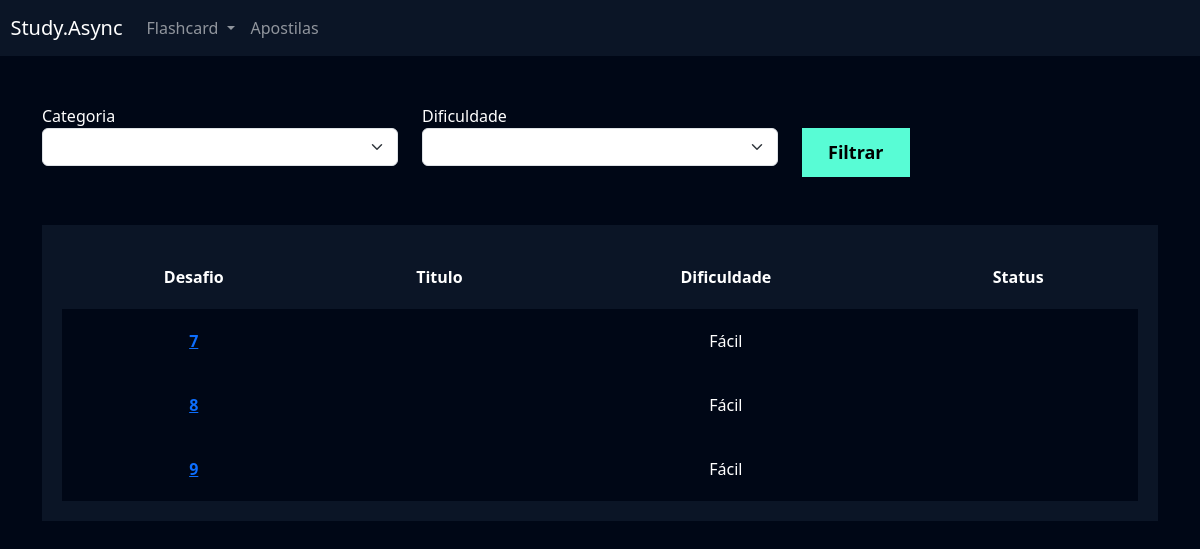
Before: /flashcard/listar_desafio/ (signed in) with the older database file.
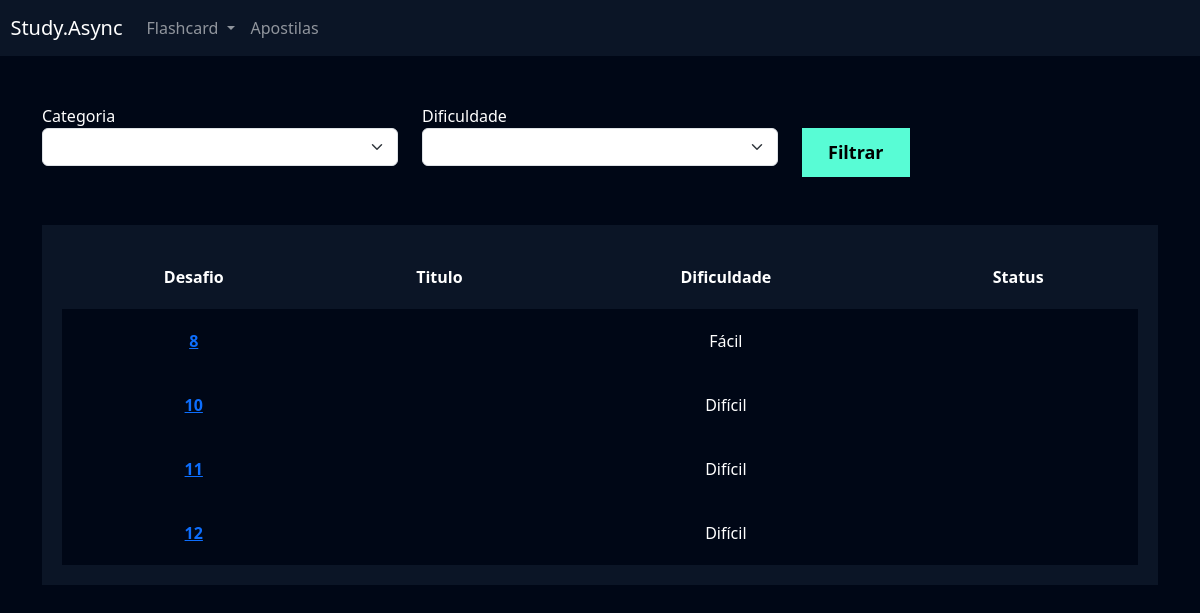
After: the same page with the newer database file.
### flashcard/models.py (models this page shows, shortened)
class Desafio(models.Model):
    user = models.ForeignKey(User, on_delete=models.DO_NOTHING)
    titulo = models.CharField(max_length=100)
    categoria = models.ManyToManyField(Categoria)
    quantidade_perguntas = models.IntegerField()
    dificuldade = models.CharField(
    max_length=1, choices=Flashcard.DIFICULDADE_CHOICES
    )
    flashcards = models.ManyToManyField(FlashcardDesafio)

### flashcard/views.py (the view)
# urls.py: path('listar_desafio/', views.listar_desafio, name="listar_desafio"),
def listar_desafio(request):
    desafios = Desafio.objects.filter(user=request.user)
    return render(request, 'listar_desafio.html', {'desafios': desafios})

### flashcard/templates/listar_desafio.html (shortened to what this page needs)
{% extends "base.html" %}
{% load static %}
{% block 'cabecalho' %}
    <link href="{% static 'usuarios/css/cadastro.css' %}" rel="stylesheet">
    <link href="{% static 'flashcard/css/novo_flashcard.css' %}" rel="stylesheet">
    <link href="{% static 'flashcard/css/iniciar_desafio.css' %}" rel="stylesheet">
    <link href="{% static 'flashcard/css/desafio.css' %}" rel="stylesheet">
    <link href='https://unpkg.com/boxicons@2.1.4/css/boxicons.min.css' rel='stylesheet'>
{% endblock 'cabecalho' %}
{% block 'conteudo' %}
    {% include "partials/header.html" %}
    <div class="container">
        <br>
        <br>
        <div class="row">
            <div class="col-md ">
                <form action="}" method="GET">
                <label for="">Categoria</label>
                <select name="categoria" class="form-select">
                </select>
            </div>
            <div class="col-md ">
                <label for="">Dificuldade</label>
                <select name="dificuldade" class="form-select">
                </select>
            </div>
            <div class="col-md">
                <br>
                <input type="submit" value="Filtrar" class="btn-cadastro">
            </div>
        </div>
        <br>
        <br>
        <div class="box-listar">
            <table>
                <thead>
                    <tr>
                        <th scope="col">Desafio</th>
                        <th scope="col">Titulo</th>
                        <th scope="col">Dificuldade</th>
                        <th scope="col">Status</th>
                    </tr>
                </thead>
                <tbody>
                    {% for desafio in desafios %}
                        <tr class="linha">
                            <th><a href="{% url 'desafio' desafio.id %}">{{desafio.id}}</a></th>
                            <td>{{desafio.titulo}}</td>
                            <td>{{desafio.get_dificuldade_display}}</td>
                            <td>{{desafio.status}}</td>
                        </tr>
                    {% endfor %}
                </tbody>
            </table>
        </div>
    </div>
{% endblock 'conteudo' %}

### templates/base.html (shortened to what this page needs)
 {% load static  %}
<!doctype html>
<html lang="en">
 <head>
 <link href="https://cdn.jsdelivr.net/npm/bootstrap@5.3.2/dist/css/bootstrap.min.css" rel="stylesheet">
 <link href="https://cdn.jsdelivr.net/npm/bootstrap@5.3.2/dist/css/bootstrap.min.css" rel="stylesheet">
 <link rel="stylesheet" href="{% static 'geral/css/base.css' %}">
 {% block 'cabecalho' %}
 {% endblock %}
 </head>
 <body>
 {% block 'conteudo' %}
 {% endblock %}
 </body>
</html>

### templates/partials/header.html (shortened to what this page needs)
<nav style="background-color: var(--main-color)" class="navbar navbar-expand-lg navbar-dark">
    <a class="navbar-brand" href="#">&nbsp&nbspStudy.Async</a>
    <div class="collapse navbar-collapse" id="navbarNav">
        <ul class="navbar-nav">
            <li class="nav-item dropdown">
                <a class="nav-link dropdown-toggle" href="#" id="navbarDropdown" role="button" data-bs-toggle="dropdown" aria-expanded="false">
                Flashcard
                </a>
            </li>
            <li class="nav-item">
                <a class="nav-link" href="">Apostilas</a>
            </li>
        </ul>
    </div>
</nav>

### templates/static/geral/css/base.css (style rules this page uses)
:root { --main-color: #0b1526; --dark-color: #000716; --secondary-dark-color: rgb(15, 2, 26); --light-color: #00c1f3; --contrast-color: #f4c96b; --differential-color: #58fcd5; }
body { background-color: var(--dark-color) !important; color: white !important; }

### templates/static/usuarios/css/cadastro.css (style rules this page uses)
* { margin: 0; padding: 0; }
.btn-cadastro { padding: 10px; background-color: #58fcd5; border: none; border: 1px solid #58fcd5; font-size: 18px; font-weight: bold; padding-left: 25px; padding-right: 25px; }

### templates/static/flashcard/css/desafio.css (style rules this page uses)
.box-listar { background-color: #0b1526; padding: 20px; }
table { width: 100%; padding: 20px; text-align: center; }
.linha { height: 40px; background-color: var(--dark-color); padding: 20px; }
td, th { padding: 20px; }
tr { background-color: var(--main-color); }

Changed rows visible on the page:
removed Desafio: id "7", dificuldade "Fácil"
removed Desafio: id "9", dificuldade "Fácil"
added Desafio: id "10", dificuldade "Difícil"
added Desafio: id "11", dificuldade "Difícil"
added Desafio: id "12", dificuldade "Difícil"
